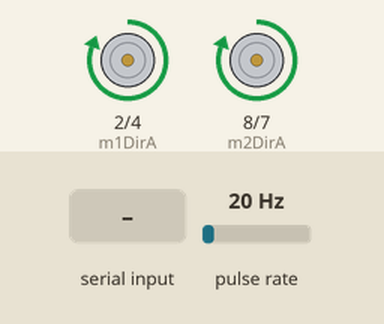
This sketch was run on a simulated Arduino Uno, built with avr-gcc and run on an emulated ATmega328P. Shown: motor-driver pin pairs drawn as motors (green arrow = first pin HIGH = forward, orange = second pin HIGH = backward, longer = more drive, scaled by the enable pin). Wiring (inferred from the names in the program): pulse sensor: data pin 11. The test bench sets the inputs (shaded band); at power-on: pulse rate 20 Hz. What the sketch prints to the serial monitor is not drawn.

Above: at 1.2 s.
1.3 s: pulse rate (sensor on pin 11) set to 196 Hz
At 4.29 s:
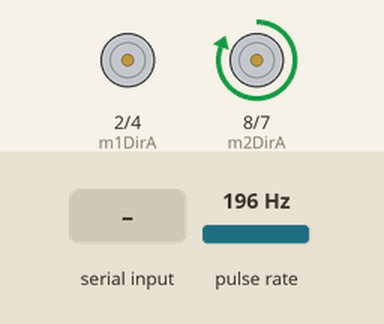
4.3 s: "B" received over Serial
At 4.8 s:
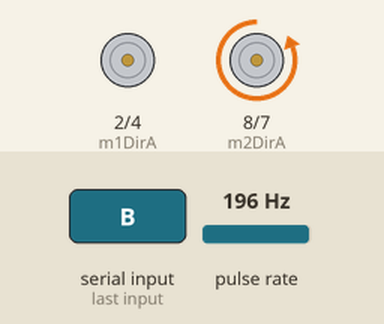
5.8 s: "L" received over Serial
7.3 s: "R" received over Serial
At 8.5 s:
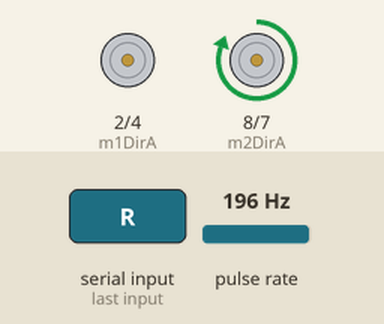
8.8 s: "L" received over Serial
At 9.8 s:
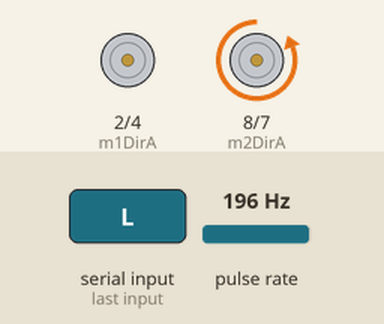
10.5 s: "B" received over Serial
Timing chart, 0 to 13.1 s (numbered marks = the images above; inputs shaded):
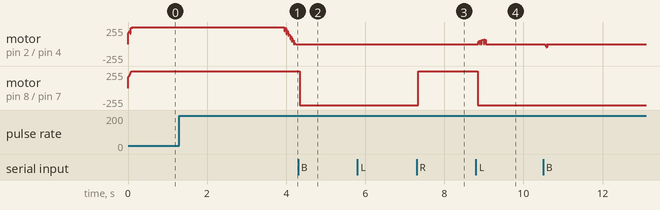

The sketch:

dualPIDWorkingQueueTurn.ino
```cpp
#include <PinChangeInterrupt.h>
#include <PinChangeInterruptBoards.h>
#include <PinChangeInterruptPins.h>
#include <PinChangeInterruptSettings.h>


#define FULL 100

struct node
{
    char data;
    struct node *next;
};
typedef struct node node;

struct queue
{
    int count;
    node *front;
    node *rear;
};
typedef struct queue queue;

void initialize(queue *q)
{
    q->count = 0;
    q->front = NULL;
    q->rear = NULL;
}

int isempty(queue *q)
{
    return (q->front == NULL);
}

void enqueue(queue *q, char value)
{
    if (true)
    {
        node *tmp;
        tmp = malloc(sizeof(node));
        tmp->data = value;
        tmp->next = NULL;
        if(!isempty(q))
        {
            q->rear->next = tmp;
            q->rear = tmp;
        }
        else
        {
            q->front = q->rear = tmp;
        }
        q->count++;
    }
    else
    {
        Serial.print("List is full\n");
    }
}

char dequeue(queue *q)
{
    node *tmp;
    char n = q->front->data;
    tmp = q->front;
    q->front = q->front->next;
    q->count--;
    free(tmp);
    return(n);
}
void displayer(node *head)
{
    if(head == NULL)
    {
        Serial.print("NULL\n");
    }
    else
    {
        Serial.print(head -> data);
        displayer(head->next);
    }
}


unsigned long duration;
unsigned long rpm;
int ONE_SQUARE = 306;
int ONE_TURN = 412;
int m1DirA, m1DirB, m1Diag, m2DirA, m2DirB, m1PWM, m2PWM, m2Diag, m1CS, m2CS;
unsigned long ticks1 = 0, ticks2 = 0;
int m2Enc, m1Enc;


queue *q;

void setup() {
  Serial.begin(9600);
  m1DirA = 2;
  m1DirB = 4;
  m1Diag = 6;
  m2DirA = 8;
  m2DirB = 7;
  m1PWM = 9;
  m2PWM = 10;
  m2Diag = 12;
  m1CS = A0;
  m2CS = A1;
  m2Enc = 3;
  m1Enc = 11;
  pinMode(m1DirA,OUTPUT);
  pinMode(m1DirB,OUTPUT);
  pinMode(m2DirA,OUTPUT);
  pinMode(m2DirB,OUTPUT);
  pinMode(m1PWM,OUTPUT);
  pinMode(m2PWM,OUTPUT);
  pinMode(m2Enc,INPUT);
  pinMode(m1Enc,INPUT);

  pinMode(A0, INPUT);

  digitalWrite(m1DirA, HIGH);
  digitalWrite(m1DirB, LOW);
  digitalWrite(m2DirA, HIGH);
  digitalWrite(m2DirB, LOW);
  analogWrite(m1PWM, 128);
  analogWrite(m2PWM, 128);
  //attachInterrupt(digitalPinToInterrupt(3), pin_ISR, RISING);
  attachPCINT(digitalPinToPCINT(m2Enc), pin_ISR2, RISING);
  attachPCINT(digitalPinToPCINT(m1Enc), pin_ISR1, RISING);
  Serial.println("rpm,e,u");


  q = malloc(sizeof(queue));
  initialize(q);
  Serial.print("Queue before dequeue\n");
  displayer(q->front);
  Serial.print("Queue after dequeue\n");
  displayer(q->front);
}
float ticksPerSecond = 0, revsPerSecond = 0, revsPerMinute1 = 0, revsPerMinute2 = 0;
float u1=100, pu1=0,pu2=0,u2=0,e1=0, pe1=0, pe2=0,e2=0,y=0;
int fu=0;
unsigned long curTicks1=0, pTicks1 = 0,curTicks2=0, pTicks2 = 0,t=0,pt=0, setPoint = 0;
bool forward = true;
double kp=6;
double ki=0.5;
double kd=0;
int period = 2;
double lpf = 0.04;
boolean lpfOn = false;
unsigned long se1 = 0, se2 = 0;
int endTicksMain = 0;
bool lock = false;
char c;
int endPos = 0;
int beginPos = 0;
char currentDir = 'F';
void loop() {
  c = Serial.read();
  if(c=='F' || c=='B' || c=='L' || c=='R')
  {
    Serial.print("receive: ");
    Serial.println(c);
    enqueue(q,c);
    displayer(q->front);
  }
  if(lock==false && !isempty(q))
  {
    c = dequeue(q);
    lock = true;
    Serial.print("dequeue: ");
    Serial.print(c);
    Serial.print("  end: ");
    Serial.print(endPos);
    currentDir = c;
    beginPos = endPos;
    if(c=='L' || c=='R')
    {

    endPos = endPos + ONE_TURN;
    }
    else
    {
      endPos = endPos + ONE_SQUARE;
    }
  }
  go(currentDir,beginPos,1,25);
  Serial.print(lock);
  Serial.print("current: ");
  Serial.print(currentDir);
  pt = t;
  t = millis();
  pTicks1 = curTicks1;
  curTicks1 = ticks1;
  pTicks2 = curTicks2;
  curTicks2 = ticks2;
  pe1 = e1;
  pu1 = u1;
  pe2 = e2;
  pu2 = u2;

//  if(((t/1000)/period)%2==0)
//  {
//    setPoint = 25;
//  }
//  else
//  {
//    setPoint = 25;
//  }
//


  revsPerMinute1 = ((curTicks1-pTicks1)/((t-pt)/1000.0))*60/562.25;
  revsPerMinute2 = ((curTicks2-pTicks2)/((t-pt)/1000.0))*60/562.25;
  e1 = setPoint - revsPerMinute1;
  e2 = setPoint - revsPerMinute2;
  se1= se1 + e1;
  se2= se2 + e2;

  u1 = kp* e1 + ki * se1 + kd * (pe1-e1);
  u2 = kp* e2 + ki * se2 + kd * (pe2-e2);
  if(u1>255000) u1=0;
  if(u1>255) u1=255;
  if(u1<0) u1=0;
  if(u2>255000) u2=0;
  if(u2>255) u2=255;
  if(u2<0) u2=0;

  //drive(m1DirA, m1DirB, true);
  //drive(m2DirA, m2DirB, true);
  analogWrite(m2PWM,u2);
  analogWrite(m1PWM,u1);
//
//
//
//  Serial.print(u1);
//  Serial.print(",");
//  Serial.print(u2);
//  Serial.print(",");
//  Serial.print(revsPerMinute1);
//  Serial.print(",");
//  Serial.print(setPoint);
//  Serial.print(",");
//  Serial.print(ONE_SQUARE);
//  Serial.print(",");
//  Serial.println(ticks1);
//
//
//
//
//
//  Serial.println(" ");


}

void pin_ISR1()
{
  ticks1 = ticks1 + 1;
}
void pin_ISR2()
{
  ticks2 = ticks2 + 1;
}
void drive(int a, int b, bool dir)
{
  if(dir)
  {
    digitalWrite(a,HIGH);
    digitalWrite(b,LOW);
  }
  else
  {
    digitalWrite(a,LOW);
    digitalWrite(b,HIGH);
  }
}

void mover(bool m1, bool m2, int initialTicks, int numberOfSquares, int sp)
{
  drive(m1DirA, m1DirB, m1);
  drive(m2DirA, m2DirB, m2);
  int measurement;
  if(m1!=m2)
  {
    measurement = ONE_TURN;
  }
  else
  {
    measurement = ONE_SQUARE;
  }
  if(ticks1>=initialTicks && ticks1<initialTicks+measurement*numberOfSquares)
  {
    setPoint = sp;
    lock = true;
  }
  else
  {
    setPoint = 0;
    lock = false;
  }

}

void go(char dir,int initialTicks, int numberOfSquares, int sp)
{
  switch(dir)
  {
    case 'F': mover(true, true, initialTicks, numberOfSquares, sp); break;
    case 'B': mover(false, false, initialTicks, numberOfSquares, sp); break;
    case 'L': mover(true, false, initialTicks, numberOfSquares, sp); break;
    case 'R': mover(false, true, initialTicks, numberOfSquares, sp); break;
  }

}

//void mover(bool m1, bool m2, int endTicks, int sp)
//{
//  drive(m1DirA, m1DirB, m1);
//  drive(m2DirA, m2DirB, m2);
//  if(ticks<initialTicks+endTicks)
//  {
//    setPoint = sp;
//  }
//  else
//  {
//    setPoint = 0;
//  }
//
//}
//void go(char dir,int endTicks, int sp)
//{
//  switch(dir)
//  {
//    case 'F': mover(true, true, endTicks, sp); break;
//    case 'B': mover(false, false, endTicks, sp); break;
//    case 'L': mover(true, false, endTicks, sp); break;
//    case 'R': mover(false, true, endTicks, sp); break;
//  }
//}
```

Measured:
- after the input at 4.3 s, motor on pin 8 (m2DirA) / pin 7 (m2DirB): forward 255/255 → backward 255/255 after 0.05 s
- after the input at 7.3 s, motor on pin 8 (m2DirA) / pin 7 (m2DirB): backward 255/255 → forward 255/255 at once
- after the input at 8.8 s, motor on pin 8 (m2DirA) / pin 7 (m2DirB): forward 255/255 → backward 255/255 after 0.05 s
